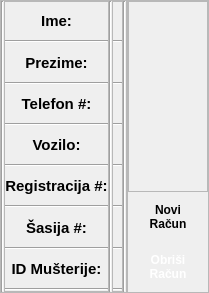
        <widget class="QFrame" name="user_data_frame">
         <property name="minimumSize">
          <size>
           <width>0</width>
           <height>293</height>
          </size>
         </property>
         <property name="maximumSize">
          <size>
           <width>16777215</width>
           <height>293</height>
          </size>
         </property>
         <property name="frameShape">
          <enum>QFrame::NoFrame</enum>
         </property>
         <property name="frameShadow">
          <enum>QFrame::Plain</enum>
         </property>
         <property name="lineWidth">
          <number>0</number>
         </property>
         <property name="midLineWidth">
          <number>0</number>
         </property>
         <layout class="QHBoxLayout" name="horizontalLayout_2" stretch="0,0">
          <property name="spacing">
           <number>0</number>
          </property>
          <property name="leftMargin">
           <number>0</number>
          </property>
          <property name="topMargin">
           <number>0</number>
          </property>
          <property name="rightMargin">
           <number>0</number>
          </property>
          <property name="bottomMargin">
           <number>0</number>
          </property>
          <item>
           <widget class="QFrame" name="customer_form_frame">
            <property name="frameShape">
             <enum>QFrame::StyledPanel</enum>
            </property>
            <property name="frameShadow">
             <enum>QFrame::Raised</enum>
            </property>
            <layout class="QHBoxLayout" name="horizontalLayout_4" stretch="0,2,0,8,0">
             <property name="spacing">
              <number>0</number>
             </property>
             <property name="leftMargin">
              <number>0</number>
             </property>
             <property name="topMargin">
              <number>0</number>
             </property>
             <property name="rightMargin">
              <number>0</number>
             </property>
             <property name="bottomMargin">
              <number>0</number>
             </property>
             <item>
              <widget class="Line" name="line_8">
               <property name="orientation">
                <enum>Qt::Vertical</enum>
               </property>
              </widget>
             </item>
             <item>
              <widget class="QFrame" name="frame_5">
               <property name="font">
                <font>
                 <pointsize>11</pointsize>
                </font>
               </property>
               <property name="frameShape">
                <enum>QFrame::StyledPanel</enum>
               </property>
               <property name="frameShadow">
                <enum>QFrame::Raised</enum>
               </property>
               <layout class="QVBoxLayout" name="verticalLayout_5">
                <property name="spacing">
                 <number>0</number>
                </property>
                <property name="leftMargin">
                 <number>0</number>
                </property>
                <property name="topMargin">
                 <number>0</number>
                </property>
                <property name="rightMargin">
                 <number>0</number>
                </property>
                <property name="bottomMargin">
                 <number>0</number>
                </property>
                <item>
                 <widget class="QLabel" name="name_label">
                  <property name="font">
                   <font>
                    <family>Arial</family>
                    <pointsize>11</pointsize>
                    <weight>75</weight>
                    <bold>true</bold>
                   </font>
                  </property>
                  <property name="frameShape">
                   <enum>QFrame::NoFrame</enum>
                  </property>
                  <property name="frameShadow">
                   <enum>QFrame::Plain</enum>
                  </property>
                  <property name="lineWidth">
                   <number>0</number>
                  </property>
                  <property name="midLineWidth">
                   <number>0</number>
                  </property>
                  <property name="text">
                   <string>Ime:</string>
                  </property>
                  <property name="alignment">
                   <set>Qt::AlignCenter</set>
                  </property>
                 </widget>
                </item>
                <item>
                 <widget class="Line" name="line">
                  <property name="font">
                   <font>
                    <pointsize>11</pointsize>
                   </font>
                  </property>
                  <property name="orientation">
                   <enum>Qt::Horizontal</enum>
                  </property>
                 </widget>
                </item>
                <item>
                 <widget class="QLabel" name="surname_label">
                  <property name="font">
                   <font>
                    <family>Arial</family>
                    <pointsize>11</pointsize>
                    <weight>75</weight>
                    <bold>true</bold>
                   </font>
                  </property>
                  <property name="frameShape">
                   <enum>QFrame::NoFrame</enum>
                  </property>
                  <property name="frameShadow">
                   <enum>QFrame::Plain</enum>
                  </property>
                  <property name="lineWidth">
                   <number>0</number>
                  </property>
                  <property name="midLineWidth">
                   <number>0</number>
                  </property>
                  <property name="text">
                   <string>Prezime:</string>
                  </property>
                  <property name="alignment">
                   <set>Qt::AlignCenter</set>
                  </property>
                 </widget>
                </item>
                <item>
                 <widget class="Line" name="line_2">
                  <property name="font">
                   <font>
                    <pointsize>11</pointsize>
                   </font>
                  </property>
                  <property name="orientation">
                   <enum>Qt::Horizontal</enum>
                  </property>
                 </widget>
                </item>
                <item>
                 <widget class="QLabel" name="phone_label">
                  <property name="font">
                   <font>
                    <family>Arial</family>
                    <pointsize>11</pointsize>
                    <weight>75</weight>
                    <bold>true</bold>
                   </font>
                  </property>
                  <property name="frameShape">
                   <enum>QFrame::NoFrame</enum>
                  </property>
                  <property name="frameShadow">
                   <enum>QFrame::Plain</enum>
                  </property>
                  <property name="lineWidth">
                   <number>0</number>
                  </property>
                  <property name="midLineWidth">
                   <number>0</number>
                  </property>
                  <property name="text">
                   <string>Telefon #:</string>
                  </property>
                  <property name="alignment">
                   <set>Qt::AlignCenter</set>
                  </property>
                 </widget>
                </item>
                <item>
                 <widget class="Line" name="line_3">
                  <property name="font">
                   <font>
                    <pointsize>11</pointsize>
                   </font>
                  </property>
                  <property name="orientation">
                   <enum>Qt::Horizontal</enum>
                  </property>
                 </widget>
                </item>
                <item>
                 <widget class="QLabel" name="vehicle_label">
                  <property name="font">
                   <font>
                    <family>Arial</family>
                    <pointsize>11</pointsize>
                    <weight>75</weight>
                    <bold>true</bold>
                   </font>
                  </property>
                  <property name="frameShape">
                   <enum>QFrame::NoFrame</enum>
                  </property>
                  <property name="frameShadow">
                   <enum>QFrame::Plain</enum>
                  </property>
                  <property name="lineWidth">
                   <number>0</number>
                  </property>
                  <property name="midLineWidth">
                   <number>0</number>
                  </property>
                  <property name="text">
                   <string>Vozilo:</string>
                  </property>
                  <property name="alignment">
                   <set>Qt::AlignCenter</set>
                  </property>
                 </widget>
                </item>
                <item>
                 <widget class="Line" name="line_4">
                  <property name="font">
                   <font>
                    <pointsize>11</pointsize>
                   </font>
                  </property>
                  <property name="orientation">
                   <enum>Qt::Horizontal</enum>
                  </property>
                 </widget>
                </item>
                <item>
                 <widget class="QLabel" name="plates_label">
                  <property name="font">
                   <font>
                    <family>Arial</family>
                    <pointsize>11</pointsize>
                    <weight>75</weight>
                    <bold>true</bold>
                   </font>
                  </property>
                  <property name="frameShape">
                   <enum>QFrame::NoFrame</enum>
                  </property>
                  <property name="frameShadow">
                   <enum>QFrame::Plain</enum>
                  </property>
                  <property name="lineWidth">
                   <number>0</number>
                  </property>
                  <property name="midLineWidth">
                   <number>0</number>
                  </property>
                  <property name="text">
                   <string>Registracija #:</string>
                  </property>
                  <property name="alignment">
                   <set>Qt::AlignCenter</set>
                  </property>
                 </widget>
                </item>
                <item>
                 <widget class="Line" name="line_5">
                  <property name="font">
                   <font>
                    <pointsize>11</pointsize>
                   </font>
                  </property>
                  <property name="orientation">
                   <enum>Qt::Horizontal</enum>
                  </property>
                 </widget>
                </item>
                <item>
                 <widget class="QLabel" name="chasis_label">
                  <property name="font">
                   <font>
                    <family>Arial</family>
                    <pointsize>11</pointsize>
                    <weight>75</weight>
                    <bold>true</bold>
                   </font>
                  </property>
                  <property name="frameShape">
                   <enum>QFrame::NoFrame</enum>
                  </property>
                  <property name="frameShadow">
                   <enum>QFrame::Plain</enum>
                  </property>
                  <property name="lineWidth">
                   <number>0</number>
                  </property>
                  <property name="midLineWidth">
                   <number>0</number>
                  </property>
                  <property name="text">
                   <string>Šasija #:</string>
                  </property>
                  <property name="alignment">
                   <set>Qt::AlignCenter</set>
                  </property>
                 </widget>
                </item>
                <item>
                 <widget class="Line" name="line_6">
                  <property name="font">
                   <font>
                    <pointsize>11</pointsize>
                   </font>
                  </property>
                  <property name="orientation">
                   <enum>Qt::Horizontal</enum>
                  </property>
                 </widget>
                </item>
                <item>
                 <widget class="QLabel" name="ID_label">
                  <property name="font">
                   <font>
                    <family>Arial</family>
                    <pointsize>11</pointsize>
                    <weight>75</weight>
                    <bold>true</bold>
                   </font>
                  </property>
                  <property name="frameShape">
                   <enum>QFrame::NoFrame</enum>
                  </property>
                  <property name="frameShadow">
                   <enum>QFrame::Plain</enum>
                  </property>
                  <property name="lineWidth">
                   <number>0</number>
                  </property>
                  <property name="midLineWidth">
                   <number>0</number>
                  </property>
                  <property name="text">
                   <string>ID Mušterije:</string>
                  </property>
                  <property name="alignment">
                   <set>Qt::AlignCenter</set>
                  </property>
                 </widget>
                </item>
                <item>
                 <widget class="Line" name="line_7">
                  <property name="font">
                   <font>
                    <pointsize>11</pointsize>
                   </font>
                  </property>
                  <property name="orientation">
                   <enum>Qt::Horizontal</enum>
                  </property>
                 </widget>
                </item>
               </layout>
              </widget>
             </item>
             <item>
              <widget class="Line" name="line_9">
               <property name="orientation">
                <enum>Qt::Vertical</enum>
               </property>
              </widget>
             </item>
             <item>
              <widget class="QFrame" name="frame_6">
               <property name="frameShape">
                <enum>QFrame::StyledPanel</enum>
               </property>
               <property name="frameShadow">
                <enum>QFrame::Raised</enum>
               </property>
               <layout class="QVBoxLayout" name="verticalLayout_6">
                <property name="spacing">
                 <number>0</number>
                </property>
                <property name="leftMargin">
                 <number>0</number>
                </property>
                <property name="topMargin">
                 <number>0</number>
                </property>
                <property name="rightMargin">
                 <number>0</number>
                </property>
                <property name="bottomMargin">
                 <number>0</number>
                </property>
                <item>
                 <widget class="QLabel" name="name_text_data">
                  <property name="font">
                   <font>
                    <family>Arial</family>
                    <pointsize>11</pointsize>
                    <weight>75</weight>
                    <bold>true</bold>
                   </font>
                  </property>
                  <property name="frameShape">
                   <enum>QFrame::NoFrame</enum>
                  </property>
                  <property name="frameShadow">
                   <enum>QFrame::Plain</enum>
                  </property>
                  <property name="lineWidth">
                   <number>0</number>
                  </property>
                  <property name="midLineWidth">
                   <number>0</number>
                  </property>
                  <property name="text">
                   <string/>
                  </property>
                  <property name="alignment">
                   <set>Qt::AlignLeading|Qt::AlignLeft|Qt::AlignVCenter</set>
                  </property>
                 </widget>
                </item>
                <item>
                 <widget class="Line" name="line_11">
                  <property name="orientation">
                   <enum>Qt::Horizontal</enum>
                  </property>
                 </widget>
                </item>
                <item>
                 <widget class="QLabel" name="surname_text_data">
                  <property name="font">
                   <font>
                    <family>Arial</family>
                    <pointsize>11</pointsize>
                    <weight>75</weight>
                    <bold>true</bold>
                   </font>
                  </property>
                  <property name="frameShape">
                   <enum>QFrame::NoFrame</enum>
                  </property>
                  <property name="frameShadow">
                   <enum>QFrame::Plain</enum>
                  </property>
                  <property name="lineWidth">
                   <number>0</number>
                  </property>
                  <property name="midLineWidth">
                   <number>0</number>
                  </property>
                  <property name="text">
                   <string/>
                  </property>
                  <property name="alignment">
                   <set>Qt::AlignLeading|Qt::AlignLeft|Qt::AlignVCenter</set>
                  </property>
                 </widget>
                </item>
                <item>
                 <widget class="Line" name="line_12">
                  <property name="orientation">
                   <enum>Qt::Horizontal</enum>
                  </property>
                 </widget>
                </item>
                <item>
                 <widget class="QLabel" name="phone_text_data">
                  <property name="font">
                   <font>
                    <family>Arial</family>
                    <pointsize>11</pointsize>
                    <weight>75</weight>
                    <bold>true</bold>
                   </font>
                  </property>
                  <property name="frameShape">
                   <enum>QFrame::NoFrame</enum>
                  </property>
                  <property name="frameShadow">
                   <enum>QFrame::Plain</enum>
                  </property>
                  <property name="lineWidth">
                   <number>0</number>
                  </property>
                  <property name="midLineWidth">
                   <number>0</number>
                  </property>
                  <property name="text">
                   <string/>
                  </property>
                  <property name="alignment">
                   <set>Qt::AlignLeading|Qt::AlignLeft|Qt::AlignVCenter</set>
                  </property>
                 </widget>
                </item>
                <item>
                 <widget class="Line" name="line_13">
                  <property name="orientation">
                   <enum>Qt::Horizontal</enum>
                  </property>
                 </widget>
                </item>
                <item>
                 <widget class="QLabel" name="vehicle_text_data">
                  <property name="font">
                   <font>
                    <family>Arial</family>
                    <pointsize>11</pointsize>
                    <weight>75</weight>
                    <bold>true</bold>
                   </font>
                  </property>
                  <property name="frameShape">
                   <enum>QFrame::NoFrame</enum>
                  </property>
                  <property name="frameShadow">
                   <enum>QFrame::Plain</enum>
                  </property>
                  <property name="lineWidth">
                   <number>0</number>
                  </property>
                  <property name="midLineWidth">
                   <number>0</number>
                  </property>
                  <property name="text">
                   <string/>
                  </property>
                  <property name="alignment">
                   <set>Qt::AlignLeading|Qt::AlignLeft|Qt::AlignVCenter</set>
                  </property>
                 </widget>
                </item>
                <item>
                 <widget class="Line" name="line_14">
                  <property name="orientation">
                   <enum>Qt::Horizontal</enum>
                  </property>
                 </widget>
                </item>
                <item>
                 <widget class="QLabel" name="plates_text_data">
                  <property name="font">
                   <font>
                    <family>Arial</family>
                    <pointsize>11</pointsize>
                    <weight>75</weight>
                    <bold>true</bold>
                   </font>
                  </property>
                  <property name="frameShape">
                   <enum>QFrame::NoFrame</enum>
                  </property>
                  <property name="frameShadow">
                   <enum>QFrame::Plain</enum>
                  </property>
                  <property name="lineWidth">
                   <number>0</number>
                  </property>
                  <property name="midLineWidth">
                   <number>0</number>
                  </property>
                  <property name="text">
                   <string/>
                  </property>
                  <property name="alignment">
                   <set>Qt::AlignLeading|Qt::AlignLeft|Qt::AlignVCenter</set>
                  </property>
                 </widget>
                </item>
                <item>
                 <widget class="Line" name="line_15">
                  <property name="orientation">
                   <enum>Qt::Horizontal</enum>
                  </property>
                 </widget>
                </item>
                <item>
                 <widget class="QLabel" name="chasis_text_data">
                  <property name="font">
                   <font>
                    <family>Arial</family>
                    <pointsize>11</pointsize>
                    <weight>75</weight>
                    <bold>true</bold>
                   </font>
                  </property>
                  <property name="frameShape">
                   <enum>QFrame::NoFrame</enum>
                  </property>
                  <property name="frameShadow">
                   <enum>QFrame::Plain</enum>
                  </property>
                  <property name="lineWidth">
                   <number>0</number>
                  </property>
                  <property name="midLineWidth">
                   <number>0</number>
                  </property>
                  <property name="text">
                   <string/>
                  </property>
                  <property name="alignment">
                   <set>Qt::AlignLeading|Qt::AlignLeft|Qt::AlignVCenter</set>
                  </property>
                 </widget>
                </item>
                <item>
                 <widget class="Line" name="line_16">
                  <property name="orientation">
                   <enum>Qt::Horizontal</enum>
                  </property>
                 </widget>
                </item>
                <item>
                 <widget class="QLabel" name="id_text_data">
                  <property name="font">
                   <font>
                    <family>Arial</family>
                    <pointsize>11</pointsize>
                    <weight>75</weight>
                    <bold>true</bold>
                   </font>
                  </property>
                  <property name="frameShape">
                   <enum>QFrame::NoFrame</enum>
                  </property>
                  <property name="frameShadow">
                   <enum>QFrame::Plain</enum>
                  </property>
                  <property name="lineWidth">
                   <number>0</number>
                  </property>
                  <property name="midLineWidth">
                   <number>0</number>
                  </property>
                  <property name="text">
                   <string/>
                  </property>
                  <property name="alignment">
                   <set>Qt::AlignLeading|Qt::AlignLeft|Qt::AlignVCenter</set>
                  </property>
                 </widget>
                </item>
                <item>
                 <widget class="Line" name="line_17">
                  <property name="orientation">
                   <enum>Qt::Horizontal</enum>
                  </property>
                 </widget>
                </item>
               </layout>
              </widget>
             </item>
             <item>
              <widget class="Line" name="line_10">
               <property name="orientation">
                <enum>Qt::Vertical</enum>
               </property>
              </widget>
             </item>
            </layout>
           </widget>
          </item>
          <item>
           <widget class="QFrame" name="buttons_form_frame">
            <property name="frameShape">
             <enum>QFrame::StyledPanel</enum>
            </property>
            <property name="frameShadow">
             <enum>QFrame::Raised</enum>
            </property>
            <layout class="QVBoxLayout" name="verticalLayout_7" stretch="0,0,0">
             <property name="spacing">
              <number>0</number>
             </property>
             <property name="leftMargin">
              <number>0</number>
             </property>
             <property name="topMargin">
              <number>0</number>
             </property>
             <property name="rightMargin">
              <number>0</number>
             </property>
             <property name="bottomMargin">
              <number>0</number>
             </property>
             <item>
              <widget class="QFrame" name="frame_3">
               <property name="frameShape">
                <enum>QFrame::StyledPanel</enum>
               </property>
               <property name="frameShadow">
                <enum>QFrame::Raised</enum>
               </property>
              </widget>
             </item>
             <item>
              <widget class="QPushButton" name="new_reciept_button">
               <property name="sizePolicy">
                <sizepolicy hsizetype="Preferred" vsizetype="Preferred">
                 <horstretch>0</horstretch>
                 <verstretch>0</verstretch>
                </sizepolicy>
               </property>
               <property name="maximumSize">
                <size>
                 <width>16777215</width>
                 <height>50</height>
                </size>
               </property>
               <property name="font">
                <font>
                 <family>Arial</family>
                 <pointsize>9</pointsize>
                 <weight>75</weight>
                 <bold>true</bold>
                </font>
               </property>
               <property name="styleSheet">
                <string notr="true">QPushButton::flat
{
	background-color: rgb(68, 204, 0);
	color:black;
}

QPushButton::hover
{
	background-color: rgba(0, 85, 255, 20%);
	color:white;
	border: 1px solid  rgb(0, 85, 255);

}


QPushButton::pressed
{
	background-color: qlineargradient(spread:pad, x1:0.489, y1:0, x2:0.494, y2:1, stop:0.102273 rgba(0, 0, 0, 255), stop:0.880682 rgba(9, 31, 198, 167));
	border: 1px solid #b78620;

}</string>
               </property>
               <property name="text">
                <string>Novi
Račun</string>
               </property>
               <property name="flat">
                <bool>true</bool>
               </property>
              </widget>
             </item>
             <item>
              <widget class="QPushButton" name="delete_reciept_button">
               <property name="sizePolicy">
                <sizepolicy hsizetype="Minimum" vsizetype="Preferred">
                 <horstretch>0</horstretch>
                 <verstretch>0</verstretch>
                </sizepolicy>
               </property>
               <property name="maximumSize">
                <size>
                 <width>16777215</width>
                 <height>50</height>
                </size>
               </property>
               <property name="font">
                <font>
                 <family>Arial</family>
                 <pointsize>9</pointsize>
                 <weight>75</weight>
                 <bold>true</bold>
                </font>
               </property>
               <property name="styleSheet">
                <string notr="true">QPushButton::flat
{
	background-color: rgb(143, 0, 0);
	color:white;
}

QPushButton::hover
{
	background-color: rgba(0, 85, 255, 20%);
	border: 1px solid  rgb(0, 85, 255);

}


QPushButton::pressed
{
	background-color: qlineargradient(spread:pad, x1:0.489, y1:0, x2:0.494, y2:1, stop:0.102273 rgba(0, 0, 0, 255), stop:0.880682 rgba(9, 31, 198, 167));
	border: 1px solid #b78620;

}</string>
               </property>
               <property name="text">
                <string>Obriši
Račun</string>
               </property>
               <property name="flat">
                <bool>true</bool>
               </property>
              </widget>
             </item>
            </layout>
           </widget>
          </item>
         </layout>
        </widget>
